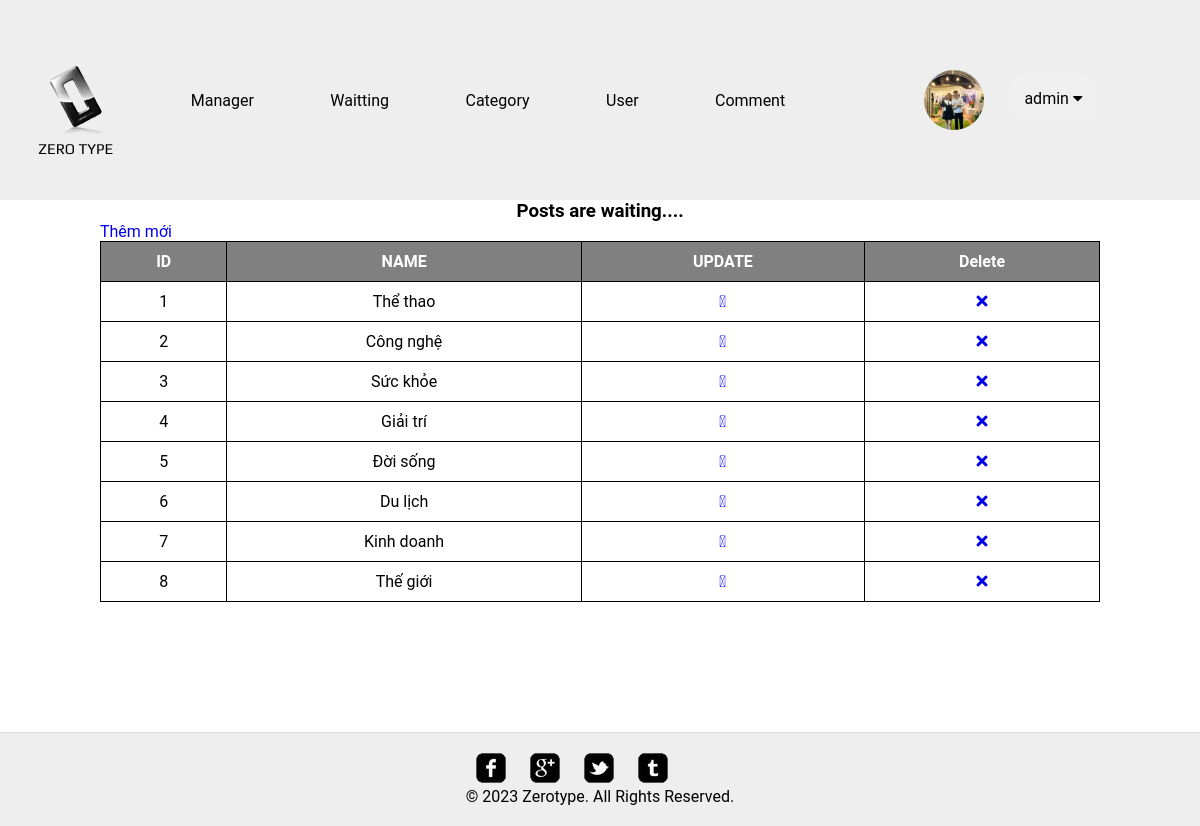
Screenshot of /category.php (signed in) with the database file from the repository.
### tables this page shows
CREATE TABLE `user` (
  `user_id` bigint NOT NULL AUTO_INCREMENT,
  `username` varchar(255) DEFAULT NULL,
  `password` varchar(255) DEFAULT NULL,
  `email` varchar(255) DEFAULT NULL,
  `phoneNumber` varchar(10) DEFAULT NULL,
  `image` varchar(255) DEFAULT NULL,
  `address` varchar(255) DEFAULT NULL,
  `birthday` datetime DEFAULT NULL,
  `role` int DEFAULT NULL,
  `bio` longtext,
  `job` varchar(45) DEFAULT NULL,
  PRIMARY KEY (`user_id`)
);

CREATE TABLE `category` (
  `category_id` bigint NOT NULL AUTO_INCREMENT,
  `category_name` varchar(255) DEFAULT NULL,
  PRIMARY KEY (`category_id`)
);

### Control.php (called while the page is built, shortened)
<?php
	include('DBConnection.php');
Class Data{
		public function getAvatar($userid){
			global $conn;
			$sql = "select image from user where user_id = ".$userid;
			$list = mysqli_fetch_array(mysqli_query($conn,$sql));
			$image = $list['image'];
			return $image;
		}
		public function select_category(){
			global $conn;
			$sql = "select * from category";
			$run = mysqli_query($conn,$sql);
			return $run;
		}
	}
 ?>

### category.php (the view, shortened to what this page needs)
<?php
include('Control.php');
$get_Data = new Data();
 $arr =$get_Data->select_category();
?>
<!DOCTYPE HTML>
<html>
<head>
	<link rel="stylesheet" href="css/style.css" type="text/css">
    <link rel="stylesheet" href="css/text.css" type="text/css">
    <link rel="stylesheet" href="css/bodyadmin.css" type="text/css">
    <link rel="stylesheet" href="css/paginationpage.css" type="text/css">
    <link rel="stylesheet" href="https://cdnjs.cloudflare.com/ajax/libs/font-awesome/4.7.0/css/font-awesome.min.css">
    <link rel="stylesheet" href="https://pro.fontawesome.com/releases/v5.15.4/css/all.css">
</head>
<body>
<?php
include('header_admin.php');
?>
<div class="header" style="text-align: center;">
    <h3>Posts are waiting....</h3>
</div>
	<div id="contents">
    <a  href="add_category.php" role="button">
				 Thêm mới
				</a>
        <table class="table">
            <tr>
                <th>ID</th>
                <th>NAME</th>
                <th>UPDATE</th>
                <th>Delete</th>
            </tr>
            <?php foreach($arr as $ar){ ?>
                <tr>
                    <td><?php echo $ar['category_id'] ?></td>
                    <td><?php echo $ar['category_name'] ?></td>
                    <td><a href="update_cate.php?id=<?php echo $ar['category_id'] ?>"><i class="fal fa-edit"></i></td>
                    <td style="text-align: center;"><a href="delete_category.php?id=<?php echo $ar['category_id']?>" onclick="return (confirm('You may want to delete?'))"><i class="fas fa-times"></i></a></td>
                </tr>
            <?php } ?>
        </table>
	</div>
<?php
include('footer.php');
?>
</body>
</html>

### header_admin.php (shortened to what this page needs)
<!DOCTYPE html>
<html lang="en">
<head>
    <link rel="stylesheet" href="./css/header_admin.css">
</head>
<body>
<div id="header">
    <div id="header-box">
        <div class="logo">
            <a href="admin.php">Zero Type</a>
        </div>
        <div class="manager">
            <a href="admin.php">Manager</a>
        </div>
        <div class="qeue">
            <a href="queue.php">Waitting</a>
        </div>
        <div class="qeue">
            <a href="category.php">Category</a>
        </div>
        <div class="qeue">
            <a href="index_user.php">User</a>
        </div>
        <div class="qeue">
            <a href="index_cmt.php">Comment</a>
        </div>
        <div id="MenuCustom">
            <ul>
                <?php
                if (isset($_SESSION['username'])) {
                    $path = $get_Data->getAvatar($_SESSION['userId']);
                    echo '
                                <li>
                                    <img src="Image/' . $path . '" alt="Avatar" class="avatar" style="object-fit: cover;" >
                                    <div class="dropdown">
                                    <button onclick="myFunction()" class="dropbtn">' . $_SESSION['username'] . ' <i class="fa fa-caret-down"></i></button>
                                        <div id="myDropdown" class="dropdown-content">
                                            <a href="profileadmin.php">Thông tin cá nhân</a>
                                            <a href="logout.php">Đăng xuất</a>
                                        </div>
                                    </div>
                                </li>
                            ';
                }
                ?>
            </ul>
        </div>
    </div>
</div>
</body>
</html>

### css/text.css (style rules this page uses)
* { font-family: Roboto, Oxygen, Ubuntu, Cantarell, "Open Sans", "Helvetica Neue", sans-serif, Arial; }

### css/bodyadmin.css (style rules this page uses)
* { padding: 0; margin: 0 auto; list-style: none; text-decoration: none; }
#contents { width: 1000px; min-height: 510px; }

### css/paginationpage.css (style rules this page uses)
.table { border: 1px solid black; border-collapse: collapse; width: 1000px; }
.table, td, th { border: 1px solid black; }
td, th { padding: 10px; }
td { text-align: center; vertical-align: bottom; height: 40px; }
th { background-color: gray; color: white; height: 20px; }

### css/header_admin.css (style rules this page uses)
* { padding: 0; margin: 0 auto; text-decoration: none; list-style: none; box-sizing: border-box; }
#header { width: 100%; background: #eee; }
#header-box { display: flex; justify-content: space-between; align-items: center; height: 200px; width: 1200px; }
#header-box a { color:black; }
#header-box .logo a { background: url(../images/logo.png) no-repeat center top; color: #000; display: block; font: 15px/30px 'Play'; height: 20px; width: 76px; padding-top: 68px; text-decoration: none; text-transform: uppercase; }
#MenuCustom { height: 200px; width: 300px; display: flex; justify-content: center; align-items: center; }
#MenuCustom .avatar { vertical-align: middle; width: 60px; height: 60px; border-radius: 50%; }
.dropbtn { color: #000; padding: 16px; font-size: 16px; border: none; cursor: pointer; margin-left: 20px; border-radius: 20px; }
.dropdown { position: relative; display: inline-block; }

### rows the page displays
user: image (picture)
category: category_id "1", category_name "Thể thao"
category: category_id "2", category_name "Công nghệ"
category: category_id "3", category_name "Sức khỏe"
category: category_id "4", category_name "Giải trí"
category: category_id "5", category_name "Đời sống"
category: category_id "6", category_name "Du lịch"
category: category_id "7", category_name "Kinh doanh"
category: category_id "8", category_name "Thế giới"

### other values shown
$_SESSION['username'] "admin"
